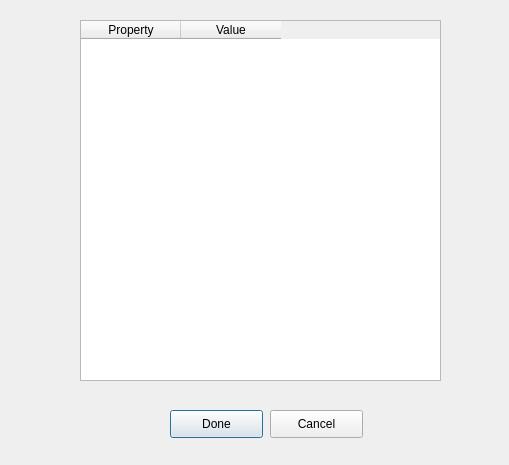
<?xml version="1.0" encoding="UTF-8"?>
<ui version="4.0">
 <class>FormDialog</class>
 <widget class="QDialog" name="FormDialog">
  <property name="geometry">
   <rect>
    <x>0</x>
    <y>0</y>
    <width>509</width>
    <height>465</height>
   </rect>
  </property>
  <property name="windowTitle">
   <string>Dialog</string>
  </property>
  <widget class="QPushButton" name="pushButton_done">
   <property name="geometry">
    <rect>
     <x>170</x>
     <y>410</y>
     <width>93</width>
     <height>28</height>
    </rect>
   </property>
   <property name="text">
    <string>Done</string>
   </property>
  </widget>
  <widget class="QPushButton" name="pushButton_cancel">
   <property name="geometry">
    <rect>
     <x>270</x>
     <y>410</y>
     <width>93</width>
     <height>28</height>
    </rect>
   </property>
   <property name="text">
    <string>Cancel</string>
   </property>
  </widget>
  <widget class="QTableWidget" name="tableWidget_properties">
   <property name="geometry">
    <rect>
     <x>80</x>
     <y>20</y>
     <width>361</width>
     <height>361</height>
    </rect>
   </property>
   <column>
    <property name="text">
     <string>Property</string>
    </property>
   </column>
   <column>
    <property name="text">
     <string>Value</string>
    </property>
   </column>
  </widget>
 </widget>
 <resources/>
 <connections/>
</ui>
